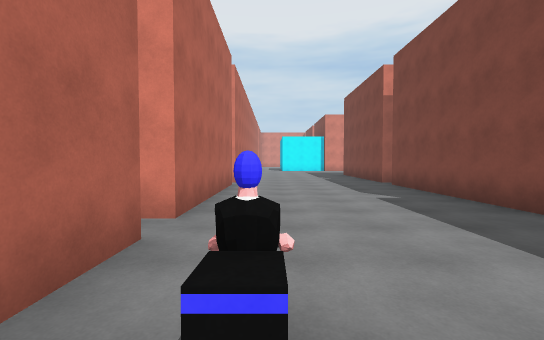
View 1 (above)

16 first-person views from a walk through a Unity game level. The camera is 1.5 m above the floor, tilts 2° down and sees 90° across. The floor is counted in squares, 2 m on a side. Each view is taken from the middle of a square. On the plan, view 1 faces up. The plan holds only what a view shows up to about 10 squares ahead; the rest is blank. The place goes on beyond the plan. The player is left out. Surface patterns are stand-ins for the level's own textures.

View 2
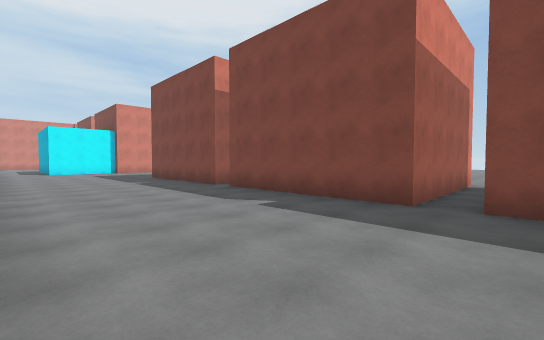

View 3
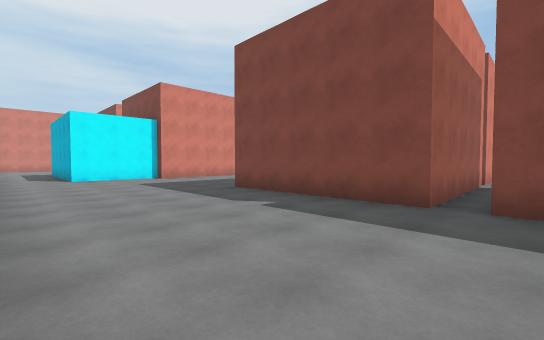

View 4
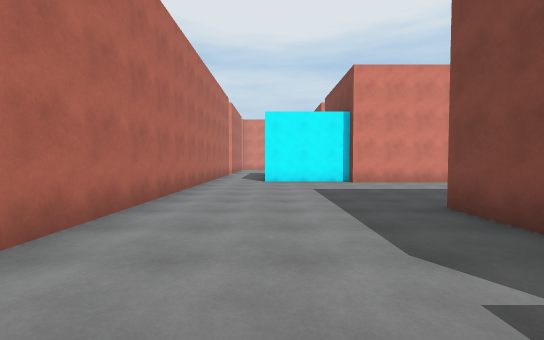

View 5
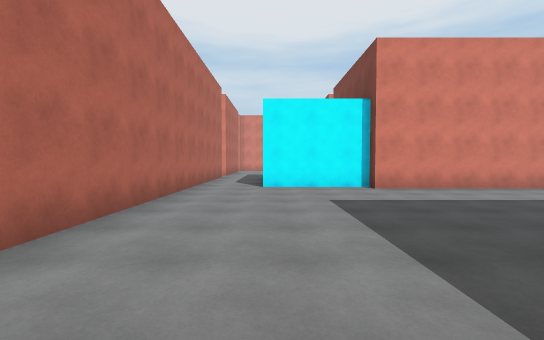

View 6
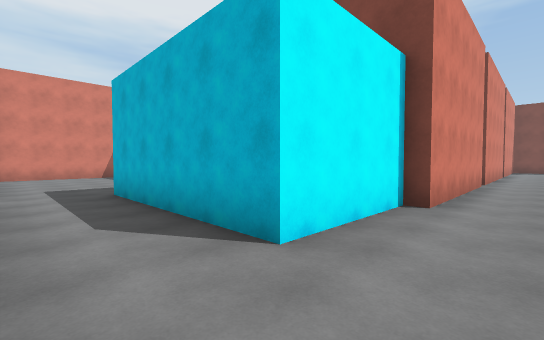

View 7
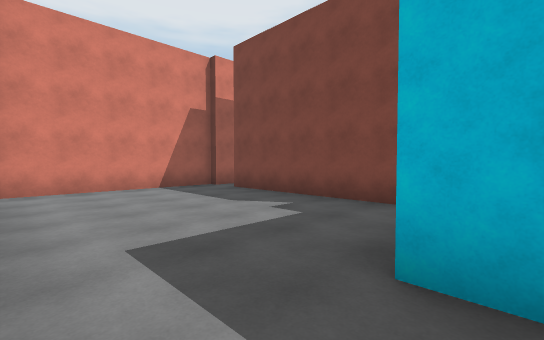

View 8
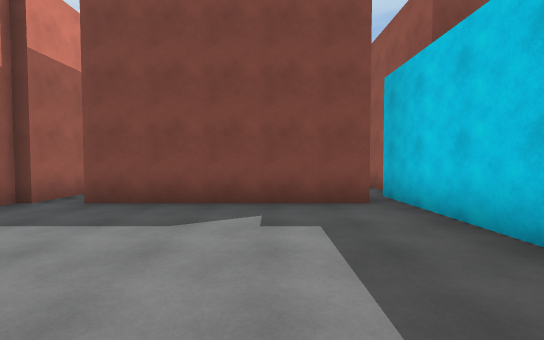

View 9
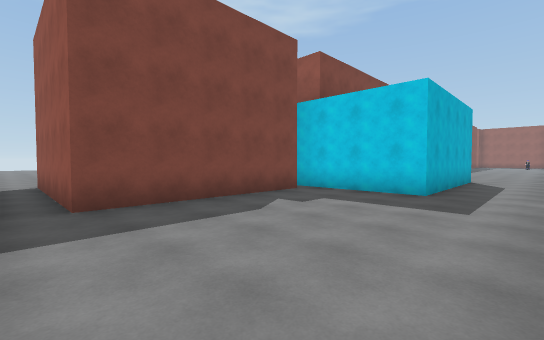

View 10
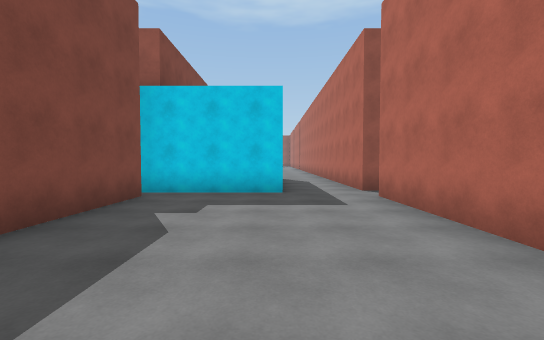

View 11
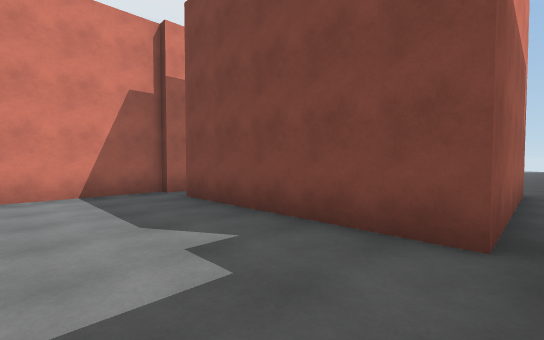

View 12
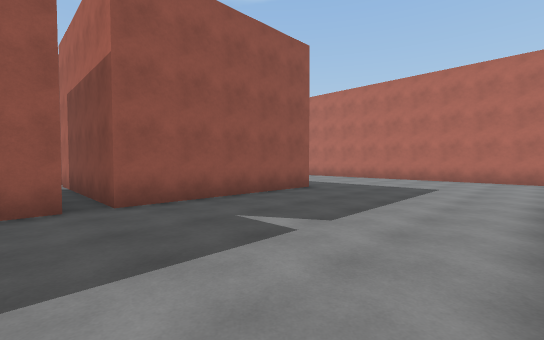

View 13
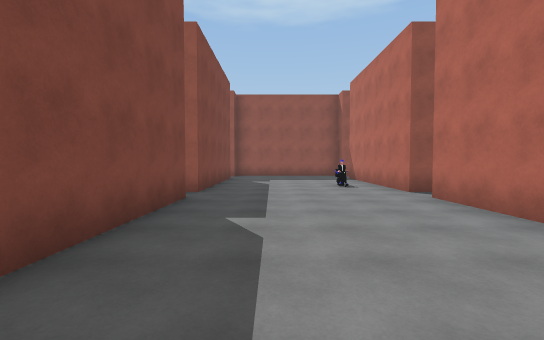

View 14
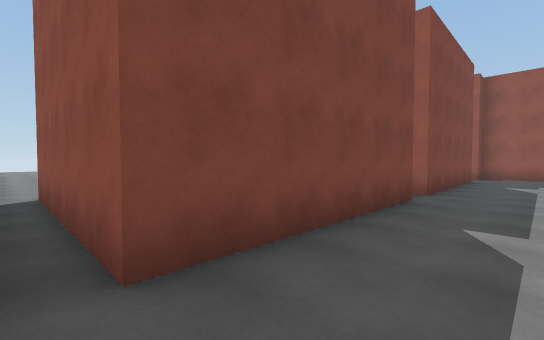

View 15
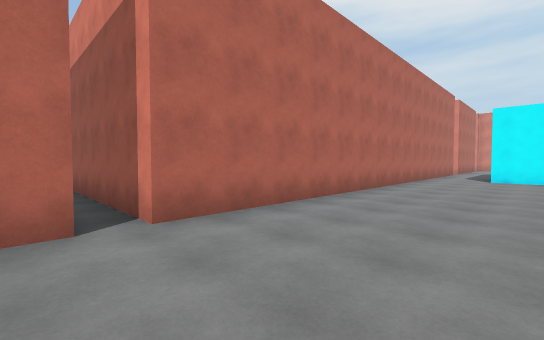

View 16
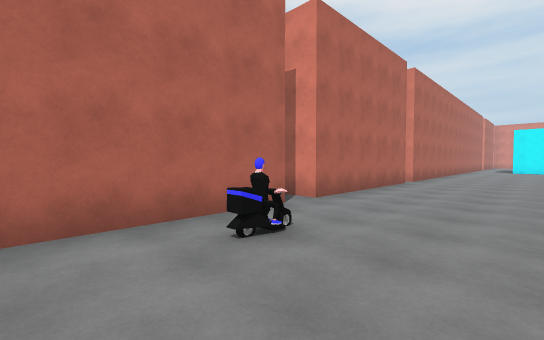

### Floor plan
Points are (right, up) in squares from view 1. A wall is a line through its corners. A room is listed if a view was taken in it or the views show most of it. See-through windows are left out.
Room 1 (views 1, 2, 3, 4, 5, 6, 12, 13, 14, 15, 16)
walls: (3.8, 14.3) (8.7, 14.3) (8.7, 9.3) (3.8, 9.3) (3.8, 14.3); (9.4, 14.3) (10.1, 14.3); (8.8, 19.2) (3.8, 19.2) (3.8, 19.6) (0.8, 19.6); (11.8, 19.2) (9.2, 19.2); (-1.2, 18.5) (-1.2, 9.3); (-1.2, 8.6) (-1.2, 3.5); (8.8, 3.5) (3.8, 3.5) (3.8, 8.5) (8.8, 8.5); (-1.2, 2.6) (-1.2, -1.1); (3.8, -1.5) (3.8, 2.6) (4.1, 2.6)
ways out: opening at (-0.5, 19.5) to room 2; opening at (-2, 3); opening at (-2, 9); opening at (8, 3); opening at (8.5, 9.5)
objects: other object (0, 1)
Room 2 (views 7, 8, 9, 10, 11)
walls: (-1.2, 28.9) (-1.2, 25.2); (-1.2, 24.2) (-1.2, 18.5); (5.6, 24.2) (6.6, 24.2); (3.8, 31.5) (-1.1, 31.5); (5.1, 31.2) (3.8, 31.2); (8.8, 25.3) (3.8, 25.3) (3.8, 30.3) (8.8, 30.3); (0.8, 19.6) (0.8, 24.6) (4.8, 24.6)
ways out: opening at (-0.5, 19.5) to room 1; opening at (-1, 25); opening at (-1, 31); opening at (8, 25); opening at (8, 31)

Where each view was taken, in squares from view 1:
view 1: 0 up, 0 right, facing up
view 2: 2 up, 1 left, facing up-right
view 3: 8 up, 1 left, facing up-right
view 4: 10 up, 1 right, facing up
view 5: 12 up, 1 right, facing up
view 6: 18 up, 1 left, facing up-right
view 7: 24 up, 1 left, facing up-right
view 8: 27 up, 1 left, facing right
view 9: 31 up, 1 left, facing down-right
view 10: 31 up, 1 right, facing down
view 11: 25 up, 1 right, facing up-right
view 12: 19 up, 10 right, facing down-left
view 13: 9 up, 2 right, facing down
view 14: 9 up, 2 right, facing down-right
view 15: 8 up, 2 right, facing up-left
view 16: 1 down, 2 right, facing up-left
